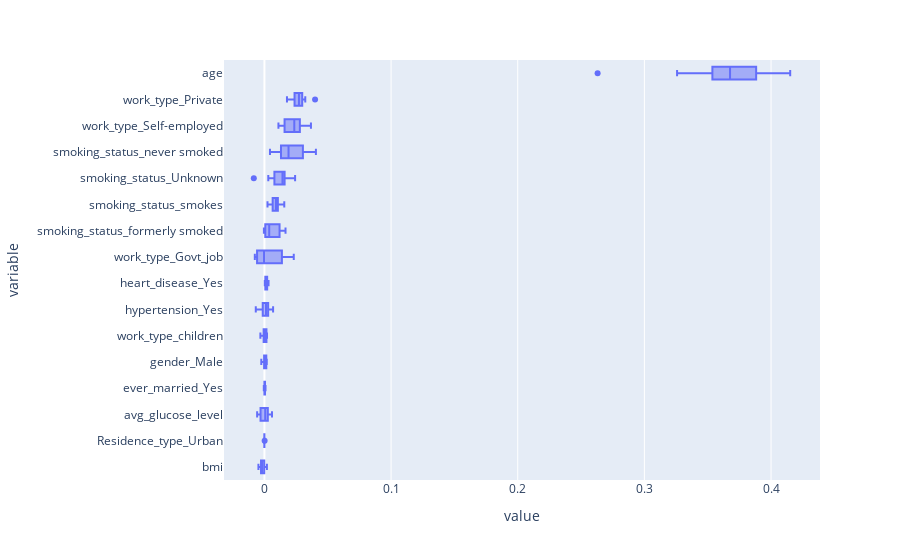

The notebook cell this image was saved under:
### Markdown cell above
- Linear regression model.

### Code cell
pvi_for(lr_model)

### Figure 1 — Plotly figure (JSON) as saved in the notebook; plotly's stock layout.template omitted (floating-point values rounded to 4 significant figures; data arrays with more than 128 entries replaced by an {"elided": "..."} marker saying what was removed)
{"data": [{"alignmentgroup": "True", "hovertemplate": "value=%{x}<br>variable=%{y}<extra></extra>", "legendgroup": "", "marker": {"color": "#636efa"}, "name": "", "notched": false, "offsetgroup": "", "orientation": "h", "showlegend": false, "type": "box", "x": {"elided": "160 float values"}, "x0": " ", "xaxis": "x", "y": {"elided": "160 str values"}, "y0": " ", "yaxis": "y"}], "layout": {"boxmode": "group", "legend": {"tracegroupgap": 0}, "margin": {"t": 60}, "xaxis": {"anchor": "y", "domain": [0, 1], "title": {"text": "value"}}, "yaxis": {"anchor": "x", "domain": [0, 1], "title": {"text": "variable"}}}}
